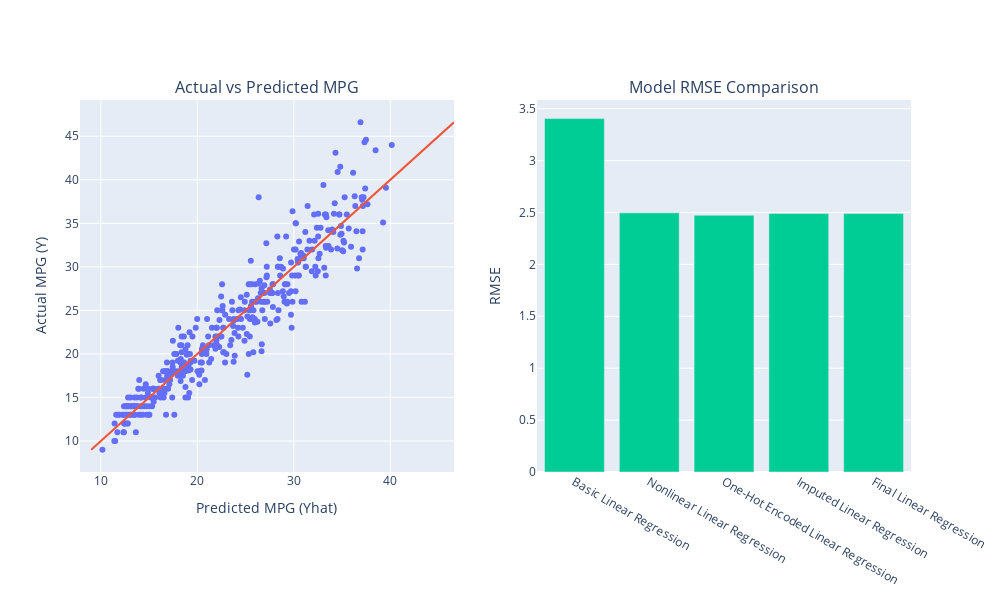

The notebook cell this image was saved under:
### Code cell
# Example: Using the final design matrix for modeling
final_model = LinearRegression()
final_model.fit(final_design_matrix, original_df['mpg'])
evaluate_model("Final Linear Regression", final_model, lambda df: get_design_matrix(df), original_df, models)

### Figure 1 — Plotly figure (JSON) as saved in the notebook; plotly's stock layout.template omitted (floating-point values rounded to 4 significant figures; data arrays with more than 128 entries replaced by an {"elided": "..."} marker saying what was removed)
{"data": [{"mode": "markers", "name": "Final Linear Regression", "type": "scatter", "x": {"elided": "398 float values"}, "xaxis": "x", "y": {"elided": "398 float values"}, "yaxis": "y"}, {"mode": "lines", "name": "y = yhat", "type": "scatter", "x": [9, 46.6], "xaxis": "x", "y": [9, 46.6], "yaxis": "y"}, {"name": "RMSE", "type": "bar", "x": ["Basic Linear Regression", "Nonlinear Linear Regression", "One-Hot Encoded Linear Regression", "Imputed Linear Regression", "Final Linear Regression"], "xaxis": "x2", "y": [3.404, 2.496, 2.473, 2.491, 2.491], "yaxis": "y2"}], "layout": {"annotations": [{"font": {"size": 16}, "showarrow": false, "text": "Actual vs Predicted MPG", "x": 0.225, "xanchor": "center", "xref": "paper", "y": 1, "yanchor": "bottom", "yref": "paper"}, {"font": {"size": 16}, "showarrow": false, "text": "Model RMSE Comparison", "x": 0.775, "xanchor": "center", "xref": "paper", "y": 1, "yanchor": "bottom", "yref": "paper"}], "height": 600, "showlegend": false, "width": 1000, "xaxis": {"anchor": "y", "domain": [0, 0.45], "title": {"text": "Predicted MPG (Yhat)"}}, "xaxis2": {"anchor": "y2", "domain": [0.55, 1]}, "yaxis": {"anchor": "x", "domain": [0, 1], "title": {"text": "Actual MPG (Y)"}}, "yaxis2": {"anchor": "x2", "domain": [0, 1], "title": {"text": "RMSE"}}}}
